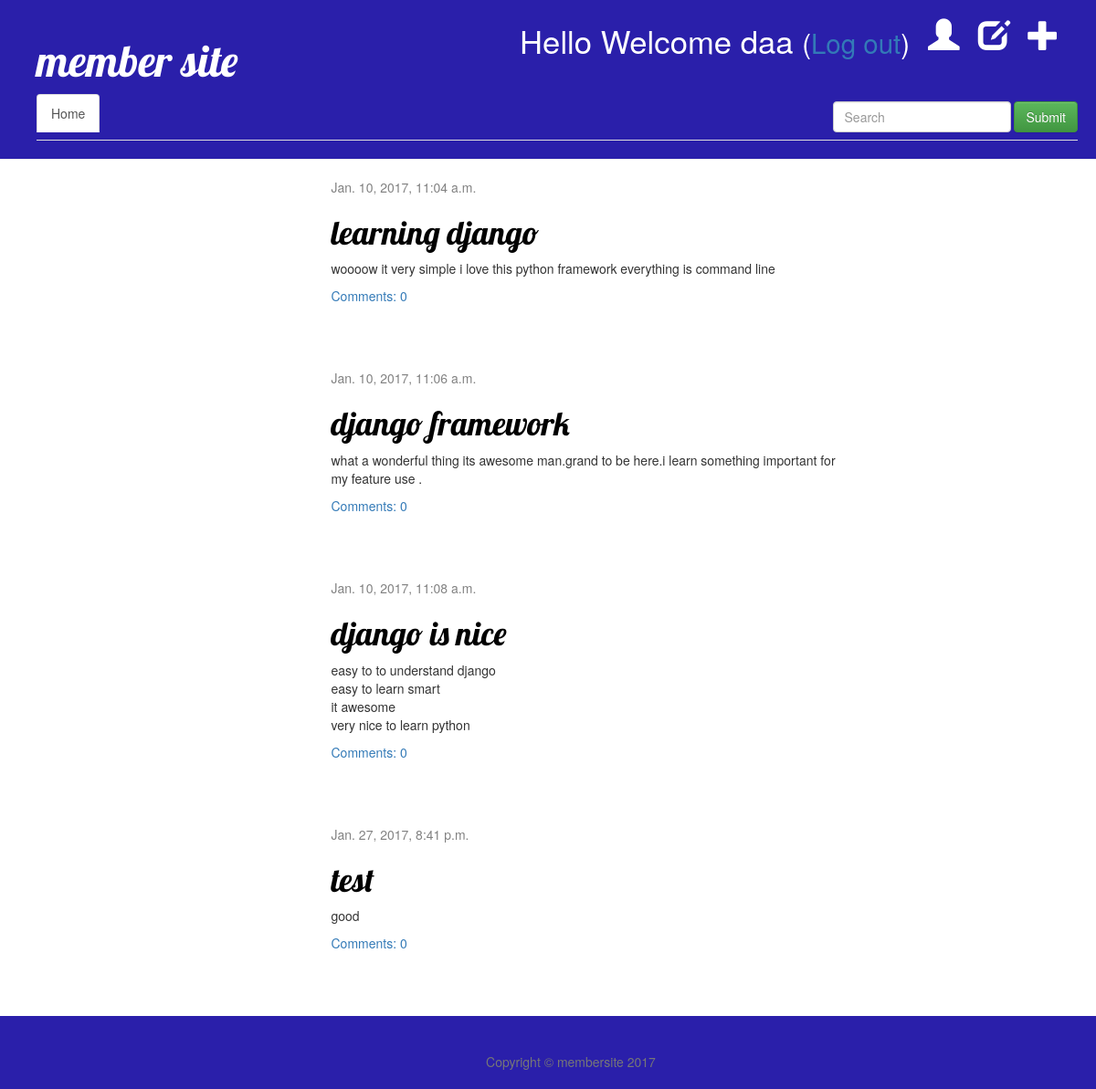
Screenshot of / (signed in) with the database file from the repository.
### blog/models.py (models this page shows, shortened)
class Post(models.Model):
    author = models.ForeignKey('auth.User')
    title = models.CharField(max_length=200)
    text = models.TextField()
    created_date = models.DateTimeField(
            default=timezone.now)
    published_date = models.DateTimeField(
            blank=True, null=True)
    def approved_comments(self):
        return self.comments.filter(approved_comment=True)
    class Meta:
        unique_together = ["title", "text"]
        ordering = ["published_date","author"]

### blog/views.py (the view)
# urls.py: url(r'^$', views.post_list, name='post_list'),
def post_list(request):
    posts = Post.objects.filter(published_date__lte=timezone.now()).order_by('published_date')
    """posts = Post.objects.filter(published_date__lte=timezone.now()).get_latest_by('published_date')"""
    return render(request, 'blog/post_list.html', {'posts': posts})

### blog/templates/blog/post_list.html
{% extends 'blog/base.html' %}
{% block content %}
    {% for post in posts %}
    <div class='container'>
    <div class='span10 main'>
    <section class="row posts">
        <div class="col-md-6 col-md-offset-3">
        <article class="post">
            <div class="post">
                <div class="date">
                    {{ post.published_date }}
                </div>
                <h1><a href="{% url 'post_detail' pk=post.pk %}">{{ post.title }}</a></h1>
                <p>{{ post.text|linebreaksbr }}</p>
                <a href="{% url 'post_detail' pk=post.pk %}">Comments: {{ post.approved_comments.count }}</a>
            </div>
        </article>
        </div>
    </section>
    </div>
    </div>
    {% endfor %}
{% endblock content %}

### blog/templates/blog/base.html (shortened to what this page needs)
{% load staticfiles %}
<html>
    <head>
        <link rel="stylesheet" href="//maxcdn.bootstrapcdn.com/bootstrap/3.2.0/css/bootstrap.min.css">
        <link rel="stylesheet" href="//maxcdn.bootstrapcdn.com/bootstrap/3.2.0/css/bootstrap-theme.min.css">
        <link rel="stylesheet" href="{% static 'css/blog.css' %}">
    </head>
    <body>
        <div class="page-header">
        {% if user.is_authenticated %}
            <a href="{% url 'post_new' %}" class="top-menu"><span class="glyphicon glyphicon-plus"></span></a>
            <a href="{% url 'post_draft_list' %}" class="top-menu"><span class="glyphicon glyphicon-edit"></span></a>
            <a href="{% url 'profile' %}" class="top-menu"><span class="glyphicon glyphicon-user"></span></a>
            <p class="top-menu">Hello Welcome {{ user.username }} <small>(<a href="{% url 'logout' %}">Log out</a>)</small></p>
        {% else %}
            <a href="{% url 'login' %}" class="top-menu"><span class="glyphicon glyphicon-lock"></span></a>
        {% endif %}
            <h1><a href="/">member site</a></h1>
            <ul class="nav nav-tabs">
            <li role="presentation" class="active"><a href="/">Home</a></li>
               <form class="navbar-form navbar-right" role="search">
                <div class="form-group">
                    <input type="text" class="form-control" placeholder="Search">
                </div>
                <button type="submit" class="btn btn-success">Submit</button>
                </form>
            </ul>
        </div>
        <div class="content container">
            <div class="row">
                <div class="col-md-8">
                    {% block content %}
                    {% endblock %}
                </div>
            </div>
        </div>
    <footer>
        <div class="container">
            <div class="row">
                <div class="col-lg-8 col-lg-offset-2 col-md-10 col-md-offset-1">
                    <ul class="list-inline text-center">
                    </ul>
                    <p class="copyright text-muted">Copyright &copy; membersite 2017</p>
                </div>
            </div>
        </div>
    </footer>
    </body>
 </html>

### blog/static/css/blog.css (style rules this page uses)
.page-header { background-color: #2A1FAA; margin-top: 0; padding: 20px 20px 20px 40px; }
.page-header h1, .page-header h1 a, .page-header h1 a:visited, .page-header h1 a:active { color: #ffffff; font-size: 36pt; text-decoration: none; }
.content { margin-left: 40px; }
h1, h2, h3, h4 { font-family: 'Lobster', cursive; }
.date { color: #828282; }
.top-menu, .top-menu:hover, .top-menu:visited { color: #ffffff; float: right; font-size: 26pt; margin-right: 20px; }
.post { margin-bottom: 70px; }
.post h1 a, .post h1 a:visited { color: #000000; }
footer { background-color: #2A1FAA; margin-top: 0; padding: 20px 20px 20px 40px; }
footer .list-inline { margin: 0; padding: 0; }
footer .copyright { font-size: 14px; text-align: center; margin-bottom: 0; }

### rows the page displays
Post: published_date "Jan. 10, 2017, 11:04 a.m.", title "learning django", text "woooow it very simple i love this python framework everything is command line", approved_comments.count "0"
Post: published_date "Jan. 10, 2017, 11:06 a.m.", title "django framework", text "what a wonderful thing its awesome man.grand to be here.i learn something important for my feature use .", approved_comments.count "0"
Post: published_date "Jan. 10, 2017, 11:08 a.m.", title "django is nice", text "easy to to understand django easy to learn smart it awesome very nice to learn python", approved_comments.count "0"
Post: published_date "Jan. 27, 2017, 8:41 p.m.", title "test", text "good", approved_comments.count "0"

### other values shown
{{ user.username }} "daa"
